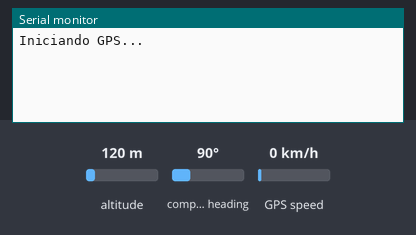
Bench run of a sketch on a simulated Arduino Uno, built with avr-gcc and run on an emulated ATmega328P. Parts: the last lines printed to the serial monitor. Inputs (shaded band) come from the test bench; at power-on: altitude 120 m, compass heading 90°, GPS speed 0 km/h. The GPS gets a fix after 3 s at 37.7749, -122.4194 with 8 satellites.

Above: at 1.2 s.
1.3 s: altitude set to 20 m
At 3.8 s:
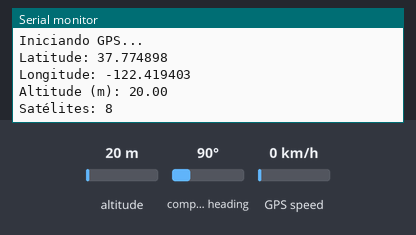
4.5 s: altitude set to 250 m
At 5.5 s:
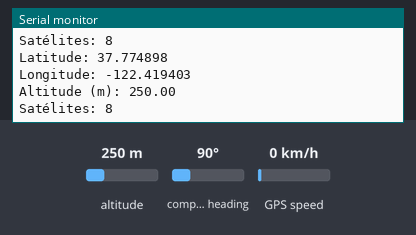

The sketch:

GPSTeste.ino
```cpp
#include <TinyGPS++.h>
#include <SoftwareSerial.h>

TinyGPSPlus gps;
SoftwareSerial ss(4, 3); // RX e TX, ajuste conforme sua ligação

void setup() {
  Serial.begin(9600);
  ss.begin(9600); // Velocidade padrão do GPS Neo-6M
  Serial.println("Iniciando GPS...");
}

void loop() {
  // Verifica se há dados disponíveis no GPS
  while (ss.available() > 0) {
    gps.encode(ss.read());
  }

  // Se houver uma localização válida, exibe na Serial
  if (gps.location.isUpdated()) {
    Serial.print("Latitude: ");
    Serial.println(gps.location.lat(), 6);
    Serial.print("Longitude: ");
    Serial.println(gps.location.lng(), 6);
    Serial.print("Altitude (m): ");
    Serial.println(gps.altitude.meters());
    Serial.print("Satélites: ");
    Serial.println(gps.satellites.value());
    Serial.println();
  }
}
```

Measured:
- after the input at 1.3 s, the serial monitor: prints a new line after 1.8 s (image 1)
- after the input at 4.5 s, the serial monitor: prints a new line after 0.58 s (image 2)
